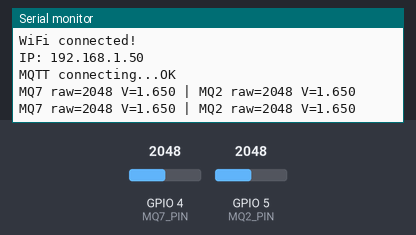
The sketch below on a simulated ESP32-S3. On the bench: the last lines printed to the serial monitor. The inputs (shaded band) are chosen by the test bench; at power-on: GPIO 4 (MQ7_PIN) = 2048, GPIO 5 (MQ2_PIN) = 2048 (analog values on the 0–4095 scale). WiFi joins after 1.5 s; servers stay silent unless stated; no MQTT or app messages arrive unless stated.

Above: at 3.9 s.
4.0 s: GPIO 4 (MQ7_PIN) set to 2866
At 5.3 s:
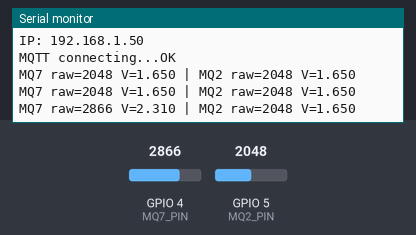
5.5 s: GPIO 5 (MQ2_PIN) set to 2866
At 6.5 s:
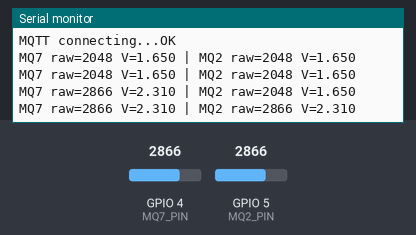
7.0 s: GPIO 4 (MQ7_PIN) set to 3603
At 8.3 s:
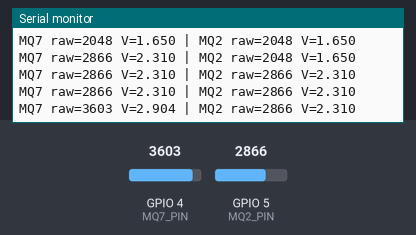
8.5 s: GPIO 5 (MQ2_PIN) set to 3603
At 9.6 s:
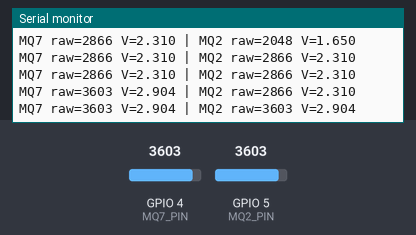
Timing chart, 0 to 11.0 s (numbered marks = the images above; inputs shaded):
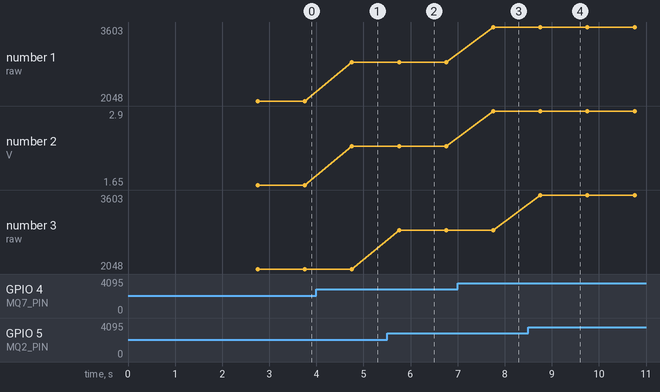

Measured:
- after the input at 4.0 s, the serial monitor: prints a new line after 0.76 s (image 1)
- after the input at 5.5 s, the serial monitor: prints a new line after 0.26 s (image 2)
- after the input at 7.0 s, the serial monitor: prints a new line after 0.76 s (image 3)
- after the input at 8.5 s, the serial monitor: prints a new line after 0.26 s (image 4)
- plotted number 1: 2048 → 2866 after the input at 4.0 s, 2866 → 3603 after the input at 7.0 s
- plotted number 2: 1.65 → 2.31 after the input at 4.0 s, 2.31 → 2.9 after the input at 7.0 s

The sketch:

mq7_test.ino
```cpp
#include <WiFi.h>
#include <PubSubClient.h>

// ---------- WiFi ----------
static const char* WIFI_SSID = "VODAFONE_H268Q-4057";
static const char* WIFI_PASS = "SFzDE5ZxHyQPQ2FQ";
// ---------- MQTT ----------
const char* MQTT_HOST = "192.168.2.13";
const int   MQTT_PORT = 1883;

WiFiClient wifiClient;
PubSubClient mqtt(wifiClient);

// ---------- Sensors ----------
#define MQ7_PIN 4   // MQ-7 AOUT -> GPIO4
#define MQ2_PIN 5   // MQ-2 AOUT -> GPIO5

// Publish interval
static unsigned long lastPub = 0;
static const unsigned long PUB_MS = 1000;

void connectWiFi() {
  WiFi.mode(WIFI_STA);
  WiFi.begin(WIFI_SSID, WIFI_PASS);

  Serial.print("WiFi connecting");
  while (WiFi.status() != WL_CONNECTED) {
    delay(500);
    Serial.print(".");
  }
  Serial.println("\nWiFi connected!");
  Serial.print("IP: ");
  Serial.println(WiFi.localIP());
}

void connectMQTT() {
  mqtt.setServer(MQTT_HOST, MQTT_PORT);

  while (!mqtt.connected()) {
    Serial.print("MQTT connecting...");
    String clientId = "esp32s3-mq-" + String((uint32_t)ESP.getEfuseMac(), HEX);

    // No username/password (set here if your broker requires it)
    if (mqtt.connect(clientId.c_str())) {
      Serial.println("OK");
    } else {
      Serial.print("failed rc=");
      Serial.print(mqtt.state());
      Serial.println(" retry in 2s");
      delay(2000);
    }
  }
}

void setup() {
  Serial.begin(115200);
  delay(1200);

  // ADC setup
  analogReadResolution(12);        // 0..4095
  analogSetAttenuation(ADC_11db);  // ~0..3.3V range

  connectWiFi();
  connectMQTT();
}

void loop() {
  if (WiFi.status() != WL_CONNECTED) {
    connectWiFi();
  }
  if (!mqtt.connected()) {
    connectMQTT();
  }
  mqtt.loop();

  unsigned long now = millis();
  if (now - lastPub >= PUB_MS) {
    lastPub = now;

    int mq7_raw = analogRead(MQ7_PIN);
    int mq2_raw = analogRead(MQ2_PIN);

    float mq7_v = mq7_raw * (3.3f / 4095.0f);
    float mq2_v = mq2_raw * (3.3f / 4095.0f);

    // Publish (simple text payloads)
    mqtt.publish("sensors/mq7/raw", String(mq7_raw).c_str(), true);
    mqtt.publish("sensors/mq7/voltage", String(mq7_v, 3).c_str(), true);

    mqtt.publish("sensors/mq2/raw", String(mq2_raw).c_str(), true);
    mqtt.publish("sensors/mq2/voltage", String(mq2_v, 3).c_str(), true);

    // Also print locally
    Serial.print("MQ7 raw=");
    Serial.print(mq7_raw);
    Serial.print(" V=");
    Serial.print(mq7_v, 3);
    Serial.print(" | MQ2 raw=");
    Serial.print(mq2_raw);
    Serial.print(" V=");
    Serial.println(mq2_v, 3);
  }
}
```
